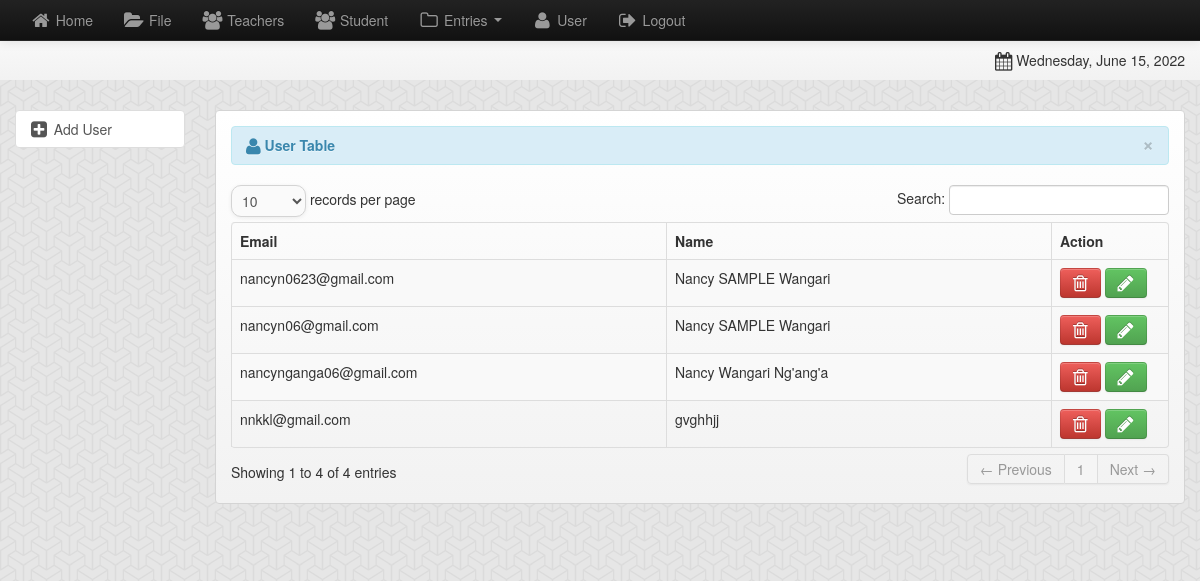
Screenshot of /admin/user.php with the database file from the repository.
### tables this page shows
CREATE TABLE `usertable` (
  `id` int(11) NOT NULL,
  `name` varchar(255) NOT NULL,
  `email` varchar(255) NOT NULL,
  `password` varchar(255) NOT NULL,
  `code` mediumint(50) NOT NULL,
  `status` text NOT NULL
);

### admin/user.php (the view, shortened to what this page needs)
<?php include('header.php'); ?>
<body>
    <div class="row-fluid">
        <div class="span12">
            <?php include('navbar.php'); ?>
            <div class="container">
                <div class="row-fluid">
                    <div class="span2">
                        <ul class="nav nav-tabs nav-stacked">
                            <li class="active">
                                <a  href="add_user.php"><i class="icon-plus-sign-alt icon-large"></i>&nbsp;Add User</a>
                            </li>
                        </ul>
                    </div>
                    <div class="span10">
                        <div class="hero-unit-3">
                            <table cellpadding="0" cellspacing="0" border="0" class="table table-striped table-bordered" id="example">
                                <div class="alert alert-info">
                                    <button type="button" class="close" data-dismiss="alert">&times;</button>
                                    <strong><i class="icon-user icon-large"></i>&nbsp;User Table</strong>
                                </div>
                                <thead>
                                    <tr>
                                        <th>Email</th>
                                        <th>Name</th>
                                        <th>Action</th>
                                    </tr>
                                </thead>
                                <tbody>
                                    <?php
                                    $query = mysqli_query($conn,"select * from usertable") or die(mysqli_error());
                                    while ($row = mysqli_fetch_array($query)) {
                                        $id = $row['id'];
                                        ?>
                                        <tr class="odd gradeX">
                                            <td><?php echo $row['email']; ?></td>
                                            <td><?php echo $row['name']; ?></td>
                                            <td width="100">
                                                <a rel="tooltip"  title="Delete User" id="d<?php echo $id; ?>" href="#userdel<?php echo $id; ?>" role="button"  data-toggle="modal" class="btn btn-danger"><i class="icon-trash icon-large"></i></a>
                                                <a rel="tooltip"  title="Edit User" id="e<?php echo $id; ?>" href="#" class="btn btn-success"><i class="icon-pencil icon-large"></i></a>
                                            </td>
                                    </tr>
                                <?php } ?>
                                </tbody>
                            </table>
                        </div>
                    </div>
                </div>
                <?php include('footer.php'); ?>
            </div>
        </div>
</body>
</html>

### rows the page displays
usertable: email "nancynganga06@gmail.com", name "Nancy Wangari Ng'ang'a"
usertable: email "nnkkl@gmail.com", name "gvghhjj"
usertable: email "nancyn06@gmail.com", name "Nancy SAMPLE Wangari"
usertable: email "nancyn0623@gmail.com", name "Nancy SAMPLE Wangari"
